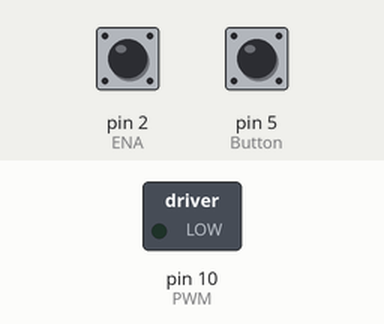
This sketch was run on a simulated Arduino Uno, built with avr-gcc and run on an emulated ATmega328P. Parts: switched loads named in the sketch (green lamp = pin HIGH). The inputs (shaded band) are chosen by the test bench; at power-on: pin 5 (Button) HIGH, pin 2 (ENA) HIGH. What the sketch prints to the serial monitor is not drawn.

Above: at 1.2 s.
1.3 s: pin 5 (Button) pulled LOW for 0.15 s
At 4.2 s:
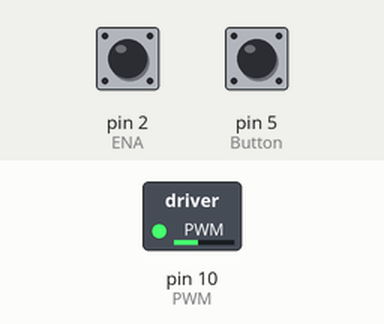
4.4 s: pin 5 (Button) pulled LOW for 1 s
8.4 s: pin 5 (Button) pulled LOW for 0.15 s
At 12.7 s:
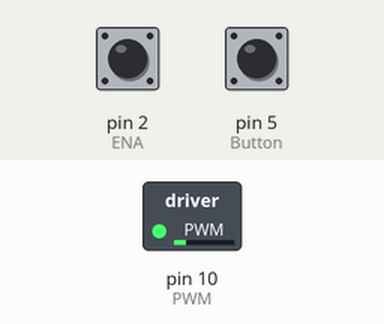
15.0 s: pin 5 (Button) pulled LOW for 0.15 s
At 21.5 s:
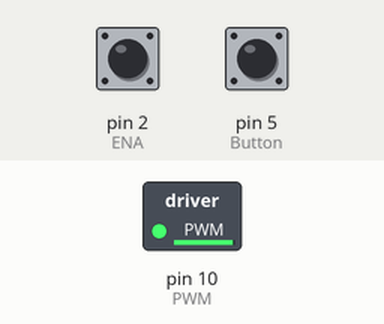
Timing chart, 0 to 23.0 s (numbered marks = the images above; inputs shaded):
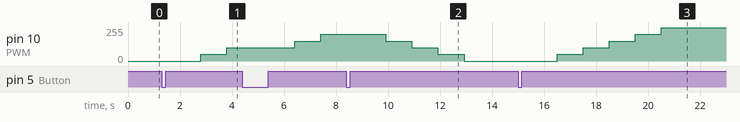

The sketch:

index.ino
```cpp
#define Button 5
#define ENA 2
#define ENB 3
#define PWM 10

volatile long EncoderValue = 0 ;


int interval = 1000;
long lastMillis = 0 ;
long currentMillis = 0 ;


int rpm = 0 ;
bool rpmCalculation = false;
int motorPwm = 0 ;

void setup() {
  Serial.begin(9600);

  pinMode(Button,INPUT_PULLUP);
  pinMode(ENA,INPUT_PULLUP);
  pinMode(ENB,INPUT);

  attachInterrupt(digitalPinToInterrupt(ENA),updateEncoder,RISING);
  Serial.println("Press the button to start");
}

void loop() {
  if (digitalRead(Button) == LOW){
    rpmCalculation = !rpmCalculation;
    if(rpmCalculation == true){
      Serial.println("Starting");
      Serial.println("PWM\tRPM");
    }else if (rpmCalculation == false){
      Serial.println("Stoping");
    }
    delay(500);
    EncoderValue= 0 ;
    lastMillis = millis();
  }
  currentMillis = millis();
  if(currentMillis - lastMillis > interval){
    lastMillis = currentMillis;

    if(rpmCalculation == true && motorPwm < 250){
      motorPwm += 50;
      analogWrite(PWM ,motorPwm);
    }else if (rpmCalculation == false && motorPwm > 0){
      motorPwm -= 50;
      analogWrite(PWM , motorPwm);
    }
  }

  rpm= (float)(EncoderValue * 60 / 100);

  if(motorPwm > 0 || rpm > 0) {
    Serial.print(motorPwm);
    Serial.print('\t');
    Serial.print(rpm);

  }
  EncoderValue=0;
}
void updateEncoder(){
  EncoderValue++;
  }
```

Measured:
- after the input at 1.3 s, pin 10 (PWM): 0/255 → 50/255 after 1.5 s, → 100/255 1.0 s later
- after the input at 8.4 s, pin 10 (PWM): 200/255 → 150/255 after 1.5 s, → 100/255 1.0 s later, → 50/255 1.0 s later, → 0/255 1.0 s later
- after the input at 15.0 s, pin 10 (PWM): moves from 0/255 to 250/255 over 4.0 s, starting after 1.5 s
